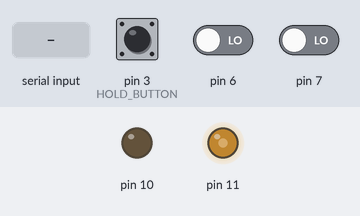
Recording of a sketch running on a simulated Arduino Uno, built with avr-gcc and run on an emulated ATmega328P. Shown: output pins drawn as LEDs (lit = HIGH). The inputs (shaded band) are chosen by the test bench; at power-on: pin 3 (HOLD_BUTTON) HIGH, pin 6 LOW, pin 7 LOW. Random numbers use the default seed unless the sketch sets one.

Above: at 1.2 s.
1.3 s: pin 3 (HOLD_BUTTON) pulled LOW for 0.15 s
At 2.1 s:
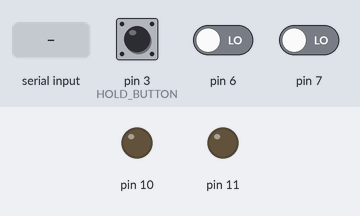
At 3.3 s:
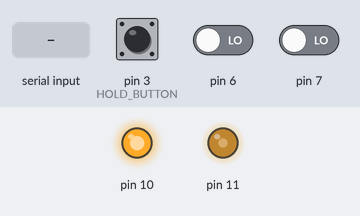
4.4 s: pin 3 (HOLD_BUTTON) pulled LOW for 1 s
At 6.0 s:
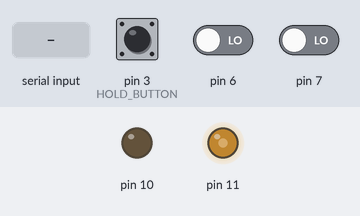
7.4 s: byte 255 (HEADER) received over Serial
8.9 s: byte 254 (FOOTER) received over Serial
11.9 s: pin 6 driven HIGH
Timing chart, 0 to 15.9 s (numbered marks = the images above; inputs shaded):
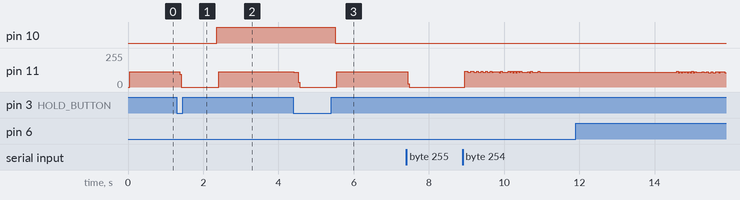

Measured:
- after the input at 1.3 s, pin 10: LOW → HIGH after 1.1 s
- after the input at 4.4 s, pin 10: HIGH → LOW after 1.1 s

The sketch:

x_y_motor.ino
```cpp
#include "struct.h"

#define SERIAL_PORT 115200

/*
	HOLD_BUTTON ---- DEFAULT : 3
	PIN ARDUINO POUR METTRE LE MOUVEMENT EN PAUSE
	digitalRead(HOLD_BUTTON) == HIGH > PAUSE
	digitalRead(HOLD_BUTTON) == LOW > RUN

*/
#define HOLD_BUTTON 3

/*
	FALL_BUTTON ---- DEFAULT : 2
	PIN ARDUINO POUR STOPPER LE MOUVEMENT RAPIDEMENT
	digitalRead(FALL_BUTTON) == HIGH > EVERY MOVE ARE RAUGHLY STOPED
	digitalRead(FALL_BUTTON) == LOW > NOTHING

	TO RESTART THE MOVE : MAKE THE ROCK LEVITATE AND TURN OFF AND ON THE SWITCH (HOLD_BUTTON)

	FALL_SENSOR ---- DEFAULT : false
	false : FALL_BUTTON EST DÉSACTIVÉ
	true : FALL_BUTTON EST ACTIVÉ
*/
#define FALL_BUTTON 2
#define FALL_SENSOR false

/*
	AFTER_BUMP_STEP ---- DEFAULT 10000
	NOMBRE DE STEP MAXIMUM APRES LE PASSAGE SUR UN CAPTEUR DE FIN DE COURSE
*/
#define AFTER_BUMP_STEP 10000

/*
	DEBUG_MOVE ---- DEFAULT false
	TRUE :
			LORSQUE LE BOUTON DE FIN DE COURSE EST RELACHÉ
				SERIAL.write 251
			LORSQUE LE STATUS DE FIN DE COURSE EST ENCLENCHÉ / DÉSENCLENCHÉ
				SERIAL.write 252
			LORSQUE LES POSTIONS DES 2 CAPTEURS DE FIN DE COURSES SONT CONNUES : FIN DU MODE D'INITIALISATION
				SERIAL.write 249
			NEW_MOVE :
				SERIAL.write 255 (SPEED en µs/step)
				SERIAL.write (SPEED / 16384)
				SERIAL.write (SPEED % 16384) / 128
				SERIAL.write (SPEED % 128)
				SERIAL.write 254
				SERIAL.write (STEP_TO_RUN / 16384)
				SERIAL.write (STEP_TO_RUN % 16384) / 128
				SERIAL.write (STEP_TO_RUN % 128)
				SERIAL.write 253
				SERIAL.write (STEP_RUNNED / 16384)
				SERIAL.write (STEP_RUNNED % 16384) / 128
				SERIAL.write (STEP_RUNNED % 128)
	FALSE : NOTHING
*/
#define DEBUG_MOVE false

/*
	DEBUG_DRAW ---- DEFAULT false
	TRUE : 	SERIAL.write 255
      Serial.write (0 SI POSITION NÉGATIVE | 1 SI POSITION POSITIVE);
			SERIAL.write (POSITION_IN_STEP / 16384)
			SERIAL.write (POSITION_IN_STEP % 16384) / 128
			SERIAL.write (POSITION_IN_STEP % 128)
	FALSE : NOTHING
*/
#define DEBUG_DRAW false

/*
	MOVE : GAMME DE DISTANCE EN STEP
	MIN__MOVE : LE PLUS PETIT NOMBRE DE STEP POSSIBLE ---- DEFAULT 60000
	MAN__MOVE : LE PLUS GRAND NOMBRE DE STEP POSSIBLE ---- DEFAULT 200000
*/
unsigned long MIN__MOVE = 60000;
unsigned long MAX__MOVE = 200000;

/*
	SPPED : GAMME DE VITESSE EN MICROSECONDE PAR STEP  (µs/step)
	MIN__SPEED : LE PLUS PLUS GRANDE VITESSE ---- DEFAULT 10 µs/step
	MAX__SPEED : LE PLUS PETITE VITESSE ----  DEFAULT 2000 µs/step
*/
unsigned long MIN__SPEED = 10;
unsigned long MAX__SPEED = 2000;

MOTOR stepper = {
	"Y axis",			// NAME 		---- DEFAULT : X axis 	or	Y axis
	11,					// STEP_PIN 	---- DEFAULT : 11
	10,					// DIR_PIN 		---- DEFAULT : 10
	{// CAPTEURS FIN DE COURSE
		{// CAPTEURS FIN DE COURSE DÉPLACEMENT NÉGATIF
			7,				// PIN 			---- DEFAULT : 7 		or	5
			false,			// TOUCHED
			false,			// BUMPED
			false,			// ONBUMPER
			0,				// autoReset timer
			false,			// startedAutoReset
			0,				// stepPositionBegin
			0,				// stepPositionEnd
			"MIN",			// NAME 		---- DEFAULT : MIN
			0				// COUNTER
		},
		{// CAPTEURS FIN DE COURSE DÉPLACEMENT POSITIF
			6,				// PIN 			---- DEFAULT : 6 		or	4
			false,			// TOUCHED
			false,			// BUMPED
			false,			// ONBUMPER
			0,				// autoReset timer
			false,			// startedAutoReset
			0,				// stepPositionBegin
			0,				// stepPositionEnd
			"MAX",			// NAME 		---- DEFAULT : MAX
			0				// COUNTER
		}
	},
	0,				// step
	0,				// step_to_run
	0,				// step_runned
	HIGH,			// dir
	0 				// startTime
};

/*
	FIN DE LA CONFIGURATION
*/


boolean holded = false;
boolean fell = false;
boolean restartProc = false;
boolean initializer = true;

void setup()
{
	Serial.begin(SERIAL_PORT);
	Serial.flush();

	// SETUP HOLD BUTTON
	pinMode(HOLD_BUTTON, INPUT);
	digitalWrite(HOLD_BUTTON, LOW);

	// SETUP BUMPERS BUTTON
	pinMode(stepper.bumpers[0].PIN, INPUT);
	pinMode(stepper.bumpers[1].PIN, INPUT);

	// SETUP STEPPER
	pinMode(stepper.STEP_PIN, OUTPUT);
	pinMode(stepper.DIR_PIN, OUTPUT);

	// SETUP FALL BUTTON
	if(FALL_SENSOR){
		pinMode(FALL_BUTTON, INPUT);
		digitalWrite(FALL_BUTTON, LOW);
	}
}

void loop()
{
	if(FALL_SENSOR && isFell())
	{
		restartProc = true;
		resetMouvement();
	}

	if (isHolded())
	{
		stopMouvement();
		while (!isMoveFinished())
		{
			bumperProcess();
			move();
		}
		resetMouvement();
	}

	while(restartProc || isHolded())
	{
		if (isHolded())
		{
			restartProc = false;
		}
		delay(1000);
	}

	if(consumeUntilHeader())
	{
		readCommand();
	}

	// END MOVING PROCESS
	if(isMoveFinished())
	{
		resetMouvement();
	}

	// MOVING PROCESS
	bumperProcess();
	move();
}
```

bumper.ino
```cpp
void bumperProcess() {
  for (int k = 0 ; k < 2 ; k++)
  {
    if (isReleased(k))
    {
      DEBUG_MOVE && Serial.write(251);
      if (isUnbumped(k))
      {
        DEBUG_MOVE && Serial.write(252);
        setUnbumped(k);
        stepper.bumpers[k].ONBUMPER = false;
      }
      if (isBumped(k))
      {
        DEBUG_MOVE && Serial.write(252);
        if (initializer){
          setBumperEnd(k);
        }
        setBumped(k);
        stepper.bumpers[k].ONBUMPER = false;
      }

    }
    if (isPress(k))
    {
      DEBUG_MOVE && Serial.write(251);
      stepper.bumpers[k].ONBUMPER = true;

      if ( initializer && stepper.bumpers[k].COUNTER % 4 == 0 )
      {
        setBumperStart(k);
      }
      stepper.bumpers[k].COUNTER++;
    }
  }
}

boolean isONaBumper(){
  for (int k = 0 ; k < 2 ; k++) {
    if(stepper.bumpers[k].ONBUMPER){
      return true;
    }
  }
};

bool isReleased (int bumperId ) {
  boolean r = !isPressed(stepper.bumpers[bumperId].PIN) && stepper.bumpers[bumperId].TOUCHED;
  if (r) {
    stepper.bumpers[bumperId].TOUCHED = false;
  }
  return r;
}

bool isPress (int bumperId ) {
  boolean r = isPressed(stepper.bumpers[bumperId].PIN) && !stepper.bumpers[bumperId].TOUCHED;
  if (r) {
    stepper.bumpers[bumperId].TOUCHED = true;
  }
  return r;
}

bool isPressed(int button) {
  return digitalRead(button) == HIGH;
}

void setUnbumped( int bumperId ) {
  stepper.bumpers[bumperId].BUMPED = false;
  stepper.bumpers[bumperId].COUNTER = 0;
}

void setBumped( int bumperId ) {
  stepper.bumpers[bumperId].BUMPED = true;
  stopMouvement();
}

void setBumperStart(int bumperId) {
  if (stepper.bumpers[bumperId].stepPositionBegin == 0) {
    stepper.bumpers[bumperId].stepPositionBegin = stepper.step;
  }
}
void setBumperEnd(int bumperId) {
  if (stepper.bumpers[bumperId].stepPositionEnd == 0) {
    stepper.bumpers[bumperId].stepPositionEnd = stepper.step;
    if ( stepper.bumpers[0].stepPositionEnd != 0 && stepper.bumpers[1].stepPositionEnd != 0 ) {
      initializer = false;
      if(DEBUG_MOVE){
        Serial.write(249);
        long L = getBumperSize(0);
        int _one = L / 16384;
        int _two = (L - (_one * 16384)) / 128;
        int _three = L % 128;
        Serial.write(_one);
        Serial.write(_two);
        Serial.write(_three);

        long _L = getBumperSize(1);
        int __one = _L / 16384;
        int __two = (_L - (__one * 16384)) / 128;
        int __three = _L % 128;
        Serial.write(_one);
        Serial.write(_two);
        Serial.write(_three);
      }
    }
  }
}

bool isBumped( int bumperId ) {
  return stepper.bumpers[bumperId].COUNTER % 4 == 2;
}

bool isUnbumped( int bumperId ) {
  return stepper.bumpers[bumperId].COUNTER % 4 == 0;
}

long getBumperSize(int bumperId) {
  return stepper.bumpers[bumperId].stepPositionEnd - stepper.bumpers[bumperId].stepPositionBegin;
}
```

com.ino
```cpp
#define UNBREAKER 223
#define BREAKER 222
#define HEADER 255
#define FOOTER 254
#define MESSAGE_LENGTH 12

typedef struct BUFFER{
  byte current;
  byte cursor;
  byte buffer [MESSAGE_LENGTH];
};

BUFFER buffer = {
  0, 0,
  {
    0, 0, 0, 0, 0, 0, 0, 0, 0, 0, 0, 0
  }
};

CMD rail = {
  MIN__MOVE, MAX__MOVE, MIN__SPEED, MAX__SPEED
};

boolean consumeUntilHeader()
{
  while(Serial.available())
  {
    byte value = Serial.read();
    if(value == HEADER)
    {
      return true;
    }
  }
  return false;
}

void readCommand()
{
  while(true)
  {
    if(Serial.available())
    {
      buffer.current = Serial.read();
      if(buffer.current == FOOTER || buffer.cursor == MESSAGE_LENGTH)
      {
        rail.MIN_MOVE  = ((unsigned long)buffer.buffer[0]) * ((unsigned long)16384);
        rail.MIN_MOVE += ((unsigned long)buffer.buffer[1]) * ((unsigned long)128);
        rail.MIN_MOVE += ((unsigned long)buffer.buffer[2]);

        rail.MAX_MOVE  = ((unsigned long)buffer.buffer[3]) * ((unsigned long)16384);
        rail.MAX_MOVE += ((unsigned long)buffer.buffer[4]) * ((unsigned long)128);
        rail.MAX_MOVE += ((unsigned long)buffer.buffer[5]);

        rail.MIN_SPEED  = ((unsigned long)buffer.buffer[6]) * ((unsigned long)16384);
        rail.MIN_SPEED += ((unsigned long)buffer.buffer[7]) * ((unsigned long)128);
        rail.MIN_SPEED += ((unsigned long)buffer.buffer[8]);

        rail.MAX_SPEED  = ((unsigned long)buffer.buffer[9]) * ((unsigned long)16384);
        rail.MAX_SPEED += ((unsigned long)buffer.buffer[10]) * ((unsigned long)128);
        rail.MAX_SPEED += ((unsigned long)buffer.buffer[11]);

        buffer.cursor     = 0;
        break;
      }
      else if(buffer.current == BREAKER)
      {
        holded = true;
        buffer.cursor     = 0;
        break;
      }
      else if(buffer.current == UNBREAKER)
      {
        holded = false;
        buffer.cursor     = 0;
        break;
      }
      else
      {
        buffer.buffer[buffer.cursor++] = buffer.current;
      }
    }
  }
}
```

fnc.ino
```cpp
bool isHolded(){
  return digitalRead(HOLD_BUTTON) == LOW ;
}

bool isFell(){
  return digitalRead(FALL_BUTTON) == HIGH ;
}
```

movement.ino
```cpp
long t0 = 0;

void move() {
  digitalWrite(stepper.DIR_PIN, stepper.dir);
  unsigned long d = getDelay();
  digitalWrite(stepper.STEP_PIN, HIGH);
  myDelay(d);
  digitalWrite(stepper.STEP_PIN, LOW);
  myDelay(d);
  stepper.step += (stepper.dir == HIGH ? 1 : -1);
  stepper.step_to_run --;
  stepper.step_runned ++;

  if (DEBUG_DRAW && millis() - t0 > 100) {
    t0 = millis();

    long D = abs(stepper.step);
    int __one = D / 16384;
    int __two = (D - (__one * 16384)) / 128;
    int __three = D % 128;

    Serial.write(255);
    Serial.write(stepper.step > 0 ? 1 : 0);
    Serial.write(__one);
    Serial.write(__two);
    Serial.write(__three);
  }
}

unsigned long getDelay() {
  float toRun = (float) stepper.step_to_run;
  float runned = (float) stepper.step_runned;
  float d = (float) (abs(toRun - runned) / (toRun + runned));

  long D = (MIN__SPEED + (MAX__SPEED * pow(d, 10)));

  if (DEBUG_MOVE && millis() - t0 > 100) {
    t0 = millis();

    int __one = D / 16384;
    int __two = (D - (__one * 16384)) / 128;
    int __three = D % 128;

    Serial.write(255);
    Serial.write(__one);
    Serial.write(__two);
    Serial.write(__three);

    int one = stepper.step_to_run / 16384;
    int two = (stepper.step_to_run - (one * 16384)) / 128;
    int three = stepper.step_to_run % 128;
    Serial.write(254);
    Serial.write(one);
    Serial.write(two);
    Serial.write(three);

    int _one = stepper.step_runned / 16384;
    int _two = (stepper.step_runned - (_one * 16384)) / 128;
    int _three = stepper.step_runned % 128;
    Serial.write(253);
    Serial.write(_one);
    Serial.write(_two);
    Serial.write(_three);
  }
  return D;
}

void resetMouvement() {
  MIN__MOVE = rail.MIN_MOVE;
  MAX__MOVE = rail.MAX_MOVE;
  MIN__SPEED = rail.MIN_SPEED;
  MAX__SPEED = rail.MAX_SPEED;

  if (initializer) {
    stepper.step_to_run = MAX__MOVE;
  }
  else {
    unsigned long _max = MAX__MOVE;
    unsigned long _min = (stepper.bumpers[0].BUMPED || stepper.bumpers[1].BUMPED) ?
                         max(MIN__MOVE , (AFTER_BUMP_STEP * 2))
                         :
                         MIN__MOVE ;
    stepper.step_to_run = abs(random(min(_min, _max), max(_min, _max)));
    for (int k = 0 ; k < 2 ; k++) {
      if ( isDestinationIsOnBumper(k))
      {
        DEBUG_MOVE && Serial.write(250);
        long bumpersize = getBumperSize(k);
        stepper.step_to_run += (2 * bumpersize);
      }
    }
  }
  stepper.step_runned = 0;

  if(!isONaBumper()){
    stepper.dir = !stepper.dir;
  }
}

bool isDestinationIsOnBumper(int bumperId) {
  long destination = stepper.step + ( (stepper.dir ? 1 : -1) * stepper.step_to_run);
  return  destination - 1000 >= stepper.bumpers[bumperId].stepPositionBegin &&
          destination + 1000 <= stepper.bumpers[bumperId].stepPositionEnd;
}

void stopMouvement() {
  if (stepper.step_to_run > AFTER_BUMP_STEP) {
    float toRun = (float) stepper.step_to_run;
    float runned = (float)stepper.step_runned;
    stepper.step_to_run =  AFTER_BUMP_STEP;
    stepper.step_runned = (long) (AFTER_BUMP_STEP * runned) / toRun;
    if (stepper.step_to_run > stepper.step_runned) {
      long tmp = stepper.step_to_run ;
      stepper.step_to_run  = stepper.step_runned;
      stepper.step_runned = tmp ;
    }
  }
}

void myDelay(long v) {
  if (v < 16383) delayMicroseconds(v);
  else        delay((int)(v / 1000.0));
}

bool isMoveFinished() {
  return stepper.step_to_run == 0;
}
```

struct.h
```cpp
typedef struct BUMPER {
  int PIN;
  bool TOUCHED;
  bool BUMPED;
  bool ONBUMPER;
  unsigned long autoReset;
  bool startedAutoReset;
  long stepPositionBegin;
  long stepPositionEnd;
  char NAME [30];
  int COUNTER;
};

typedef struct MOTOR{
  char NAME [30];
  int STEP_PIN;
  int DIR_PIN;
  BUMPER bumpers [2];
  long step;
  unsigned long step_to_run;
  unsigned long step_runned;
  int dir;
  unsigned long startTime;
};

typedef struct CMD{
  unsigned long MIN_MOVE;
  unsigned long MAX_MOVE;
  unsigned long MIN_SPEED;
  unsigned long MAX_SPEED;
};
```
